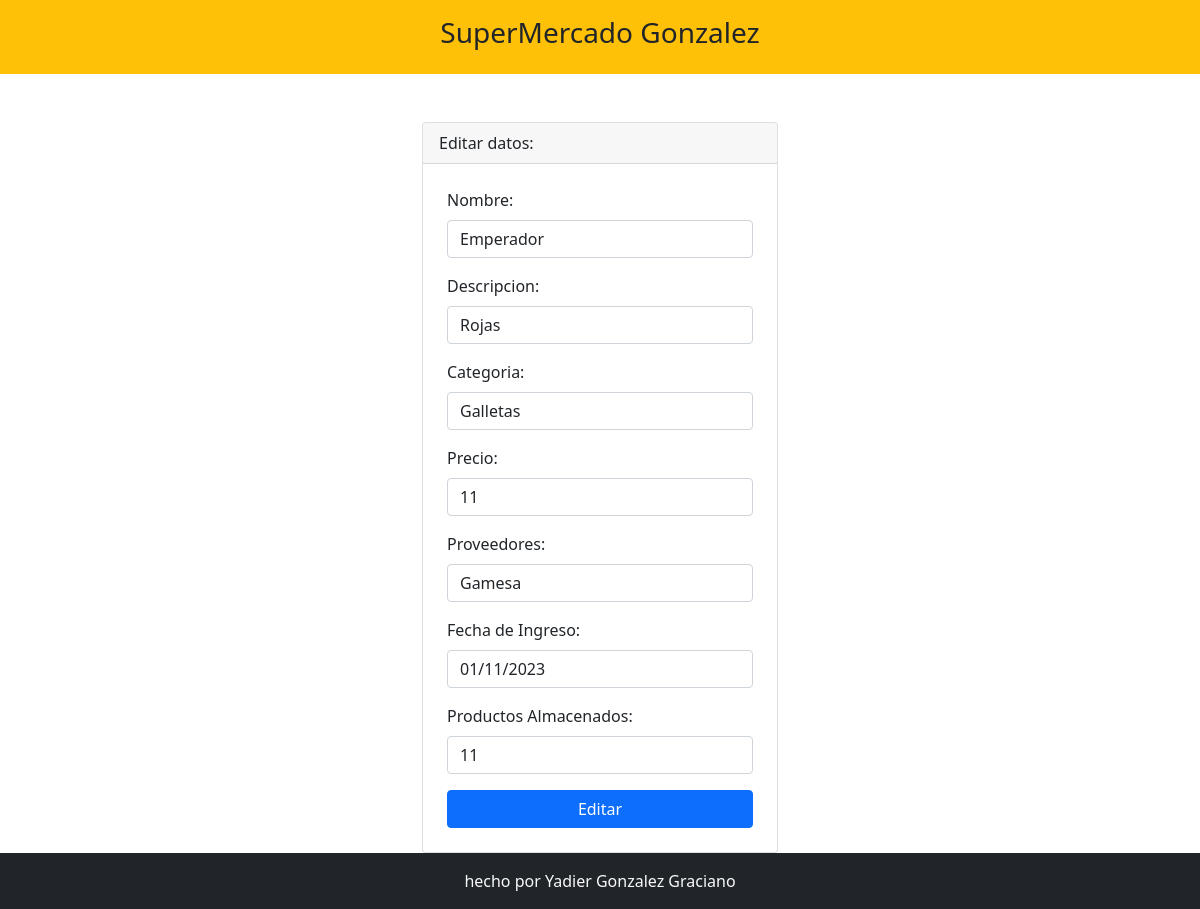
/crud/editar.php?codigo=17, run on the app's committed database.
### tables this page shows
CREATE TABLE `producto` (
  `codigo` int(11) NOT NULL,
  `nombre` varchar(100) DEFAULT NULL,
  `descripcion` varchar(100) DEFAULT NULL,
  `categoria` varchar(20) DEFAULT NULL,
  `precio` int(50) NOT NULL,
  `proveedores` varchar(100) NOT NULL,
  `fechaIngreso` varchar(100) NOT NULL,
  `productosAlm` varchar(100) NOT NULL
);

### crud/editar.php (the view, shortened to what this page needs)
<?php include 'template/header.php' ?>
<?php
    include_once 'model/conexion.php';
    $codigo = $_GET['codigo'];
    $sentencia = $bd->prepare("select * from producto where codigo = ?;");
    $sentencia->execute([$codigo]);
    $persona = $sentencia->fetch(PDO::FETCH_OBJ);
?>
<div class="container mt-5">
    <div class="row justify-content-center">
        <div class="col-md-4">
            <div class="card">
                <div class="card-header">
                    Editar datos:
                </div>
                <form class="p-4" method="POST" action="editarProceso.php">
                    <div class="mb-3">
                        <label class="form-label">Nombre: </label>
                        <input type="text" class="form-control" name="txtNombre" required
                        value="<?php echo $persona->nombre; ?>">
                    </div>
                    <div class="mb-3">
                        <label class="form-label">Descripcion: </label>
                        <input type="text" class="form-control" name="txtDescripcion" autofocus required
                        value="<?php echo $persona->descripcion; ?>">
                    </div>
                    <div class="mb-3">
                        <label class="form-label">Categoria: </label>
                        <input type="text" class="form-control" name="txtCategoria" autofocus required
                        value="<?php echo $persona->categoria; ?>">
                    </div>
                    <div class="mb-3">
                        <label class="form-label">Precio: </label>
                        <input type="text" class="form-control" name="txtPrecio" autofocus required
                        value="<?php echo $persona->precio; ?>">
                    </div>
                    <div class="mb-3">
                        <label class="form-label">Proveedores: </label>
                        <input type="text" class="form-control" name="txtProveedores" autofocus required
                        value="<?php echo $persona->proveedores; ?>">
                    </div>
                    <div class="mb-3">
                        <label class="form-label">Fecha de Ingreso: </label>
                        <input type="text" class="form-control" name="txtFechaIngreso" autofocus required
                        value="<?php echo $persona->fechaIngreso; ?>">
                    </div>
                    <div class="mb-3">
                        <label class="form-label">Productos Almacenados: </label>
                        <input type="text" class="form-control" name="txtProductosAlm" autofocus required
                        value="<?php echo $persona->productosAlm; ?>">
                    </div>
                    <div class="d-grid">
                        <input type="submit" class="btn btn-primary" value="Editar">
                    </div>
                </form>
            </div>
        </div>
    </div>
</div>
<?php include 'template/footer.php' ?>

### data on the page
producto: txtNombre "Emperador", txtDescripcion "Rojas", txtCategoria "Galletas", txtPrecio "11", txtProveedores "Gamesa", txtFechaIngreso "01/11/2023", txtProductosAlm "11"
